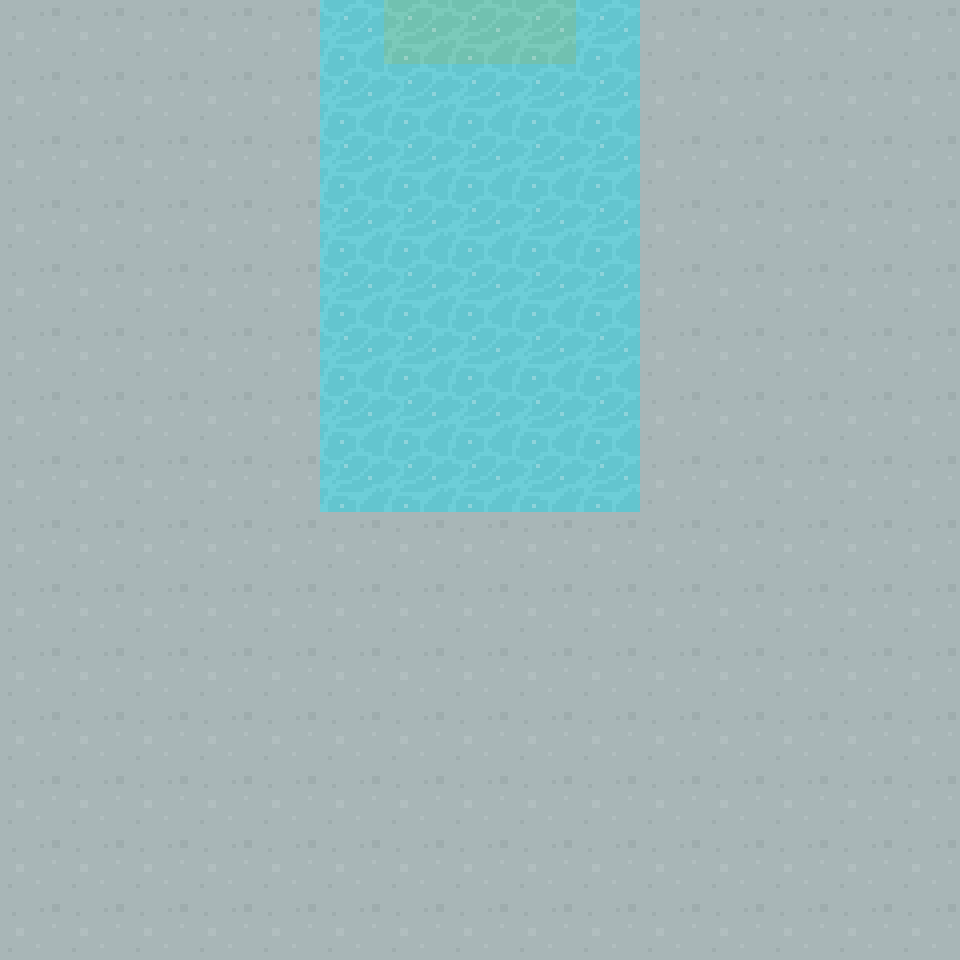

A level layout from a 2D game, rendered from its tile map. Below: a short description, then the map file with its tile-grid data intact:
An orthogonal 15x15 tile map with 64x64 px tiles, 1 tile layer (Tile Layer 1) and 1 object (NORTH).

<map version="1.5" tiledversion="1.5.0" orientation="orthogonal" renderorder="right-down" width="15" height="15" tilewidth="64" tileheight="64" infinite="0" nextlayerid="3" nextobjectid="3">
 <tileset firstgid="1" source="../64TilesheetDungeon.tsx" />
 <layer id="1" name="Tile Layer 1" width="15" height="15">
  <data encoding="csv">
68,68,68,68,68,321,326,326,326,321,68,68,68,68,68,
68,68,68,68,68,321,321,321,321,321,68,68,68,68,68,
68,68,68,68,68,321,321,321,321,321,68,68,68,68,68,
68,68,68,68,68,321,321,321,321,321,68,68,68,68,68,
68,68,68,68,68,321,321,321,321,321,68,68,68,68,68,
68,68,68,68,68,321,321,321,321,321,68,68,68,68,68,
68,68,68,68,68,321,321,321,321,321,68,68,68,68,68,
68,68,68,68,68,321,321,321,321,321,68,68,68,68,68,
68,68,68,68,68,68,68,68,68,68,68,68,68,68,68,
68,68,68,68,68,68,68,68,68,68,68,68,68,68,68,
68,68,68,68,68,68,68,68,68,68,68,68,68,68,68,
68,68,68,68,68,68,68,68,68,68,68,68,68,68,68,
68,68,68,68,68,68,68,68,68,68,68,68,68,68,68,
68,68,68,68,68,68,68,68,68,68,68,68,68,68,68,
68,68,68,68,68,68,68,68,68,68,68,68,68,68,68
</data>
 </layer>
 <objectgroup id="2" name="Object Layer 1">
  <object id="1" name="NORTH" x="384" y="0" width="192" height="64" />
 </objectgroup>
</map>
